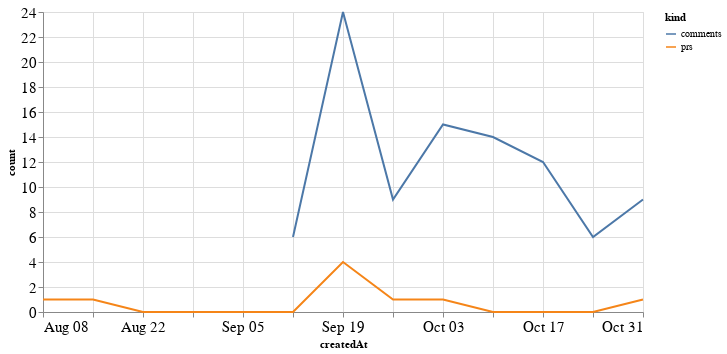

Notebook cell for this chart:
### Code cell
alt.Chart(total_time, width=600).mark_line().encode(
    x='createdAt',
    y='count',
    color='kind'
)

### Figure 1 — Vega-Lite specification as saved in the notebook (floating-point values rounded to 4 significant figures)
{"config": {"axisLeft": {"labelFontSize": 15}, "axisBottom": {"labelFontSize": 15}}, "data": {"name": "data-c0f0971dce8f49a5c0568c178216986b"}, "mark": "line", "encoding": {"color": {"type": "nominal", "field": "kind"}, "x": {"type": "temporal", "field": "createdAt"}, "y": {"type": "quantitative", "field": "count"}}, "width": 600, "$schema": "https://vega.github.io/schema/vega-lite/v4.8.1.json", "datasets": {"data-c0f0971dce8f49a5c0568c178216986b": [{"createdAt": "2021-08-08T00:00:00", "kind": "prs", "count": 1.0}, {"createdAt": "2021-08-15T00:00:00", "kind": "prs", "count": 1.0}, {"createdAt": "2021-08-22T00:00:00", "kind": "prs", "count": 0.0}, {"createdAt": "2021-08-29T00:00:00", "kind": "prs", "count": 0.0}, {"createdAt": "2021-09-05T00:00:00", "kind": "prs", "count": 0.0}, {"createdAt": "2021-09-12T00:00:00", "kind": "prs", "count": 0.0}, {"createdAt": "2021-09-19T00:00:00", "kind": "prs", "count": 4.0}, {"createdAt": "2021-09-26T00:00:00", "kind": "prs", "count": 1.0}, {"createdAt": "2021-10-03T00:00:00", "kind": "prs", "count": 1.0}, {"createdAt": "2021-10-10T00:00:00", "kind": "prs", "count": 0.0}, {"createdAt": "2021-10-17T00:00:00", "kind": "prs", "count": 0.0}, {"createdAt": "2021-10-24T00:00:00", "kind": "prs", "count": 0.0}, {"createdAt": "2021-10-31T00:00:00", "kind": "prs", "count": 1.0}, {"createdAt": "2021-08-08T00:00:00", "kind": "comments", "count": null}, {"createdAt": "2021-08-15T00:00:00", "kind": "comments", "count": null}, {"createdAt": "2021-08-22T00:00:00", "kind": "comments", "count": null}, {"createdAt": "2021-08-29T00:00:00", "kind": "comments", "count": null}, {"createdAt": "2021-09-05T00:00:00", "kind": "comments", "count": null}, {"createdAt": "2021-09-12T00:00:00", "kind": "comments", "count": 6.0}, {"createdAt": "2021-09-19T00:00:00", "kind": "comments", "count": 24.0}, {"createdAt": "2021-09-26T00:00:00", "kind": "comments", "count": 9.0}, {"createdAt": "2021-10-03T00:00:00", "kind": "comments", "count": 15.0}, {"createdAt": "2021-10-10T00:00:00", "kind": "comments", "count": 14.0}, {"createdAt": "2021-10-17T00:00:00", "kind": "comments", "count": 12.0}, {"createdAt": "2021-10-24T00:00:00", "kind": "comments", "count": 6.0}, {"createdAt": "2021-10-31T00:00:00", "kind": "comments", "count": 9.0}]}}
